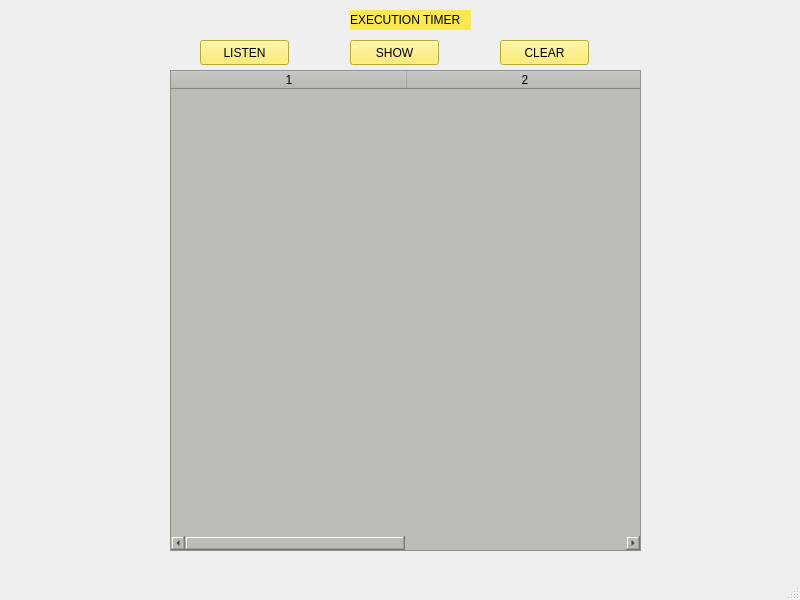
<?xml version="1.0" encoding="UTF-8"?>
<ui version="4.0">
 <class>MainWindow</class>
 <widget class="QMainWindow" name="MainWindow">
  <property name="geometry">
   <rect>
    <x>0</x>
    <y>0</y>
    <width>800</width>
    <height>600</height>
   </rect>
  </property>
  <property name="windowTitle">
   <string>MainWindow</string>
  </property>
  <widget class="QWidget" name="centralwidget">
   <widget class="QPushButton" name="pushButton">
    <property name="geometry">
     <rect>
      <x>200</x>
      <y>40</y>
      <width>89</width>
      <height>25</height>
     </rect>
    </property>
    <property name="styleSheet">
     <string notr="true">background-color: rgb(252, 233, 79);
font: 75 11pt &quot;Ubuntu Mono&quot;;</string>
    </property>
    <property name="text">
     <string>LISTEN</string>
    </property>
   </widget>
   <widget class="QTableWidget" name="tableWidget">
    <property name="geometry">
     <rect>
      <x>170</x>
      <y>70</y>
      <width>471</width>
      <height>481</height>
     </rect>
    </property>
    <property name="styleSheet">
     <string notr="true">background-color: rgb(186, 189, 182);
font: 75 11pt &quot;Ubuntu Mono&quot;;
</string>
    </property>
    <property name="rowCount">
     <number>0</number>
    </property>
    <property name="columnCount">
     <number>2</number>
    </property>
    <attribute name="horizontalHeaderDefaultSectionSize">
     <number>236</number>
    </attribute>
    <column/>
    <column/>
   </widget>
   <widget class="QLabel" name="label">
    <property name="geometry">
     <rect>
      <x>350</x>
      <y>10</y>
      <width>121</width>
      <height>20</height>
     </rect>
    </property>
    <property name="styleSheet">
     <string notr="true">background-color: rgb(252, 233, 79);
font: 75 11pt &quot;Ubuntu Mono&quot;;</string>
    </property>
    <property name="text">
     <string>EXECUTION TIMER</string>
    </property>
   </widget>
   <widget class="QPushButton" name="pushButton_2">
    <property name="geometry">
     <rect>
      <x>500</x>
      <y>40</y>
      <width>89</width>
      <height>25</height>
     </rect>
    </property>
    <property name="styleSheet">
     <string notr="true">background-color: rgb(252, 233, 79);
font: 75 11pt &quot;Ubuntu Mono&quot;;</string>
    </property>
    <property name="text">
     <string>CLEAR</string>
    </property>
   </widget>
   <widget class="QPushButton" name="pushButton_3">
    <property name="geometry">
     <rect>
      <x>350</x>
      <y>40</y>
      <width>89</width>
      <height>25</height>
     </rect>
    </property>
    <property name="styleSheet">
     <string notr="true">background-color: rgb(252, 233, 79);
font: 75 11pt &quot;Ubuntu Mono&quot;;</string>
    </property>
    <property name="text">
     <string>SHOW</string>
    </property>
   </widget>
  </widget>
  <widget class="QMenuBar" name="menubar">
   <property name="geometry">
    <rect>
     <x>0</x>
     <y>0</y>
     <width>800</width>
     <height>22</height>
    </rect>
   </property>
  </widget>
  <widget class="QStatusBar" name="statusbar"/>
 </widget>
 <resources/>
 <connections/>
</ui>
